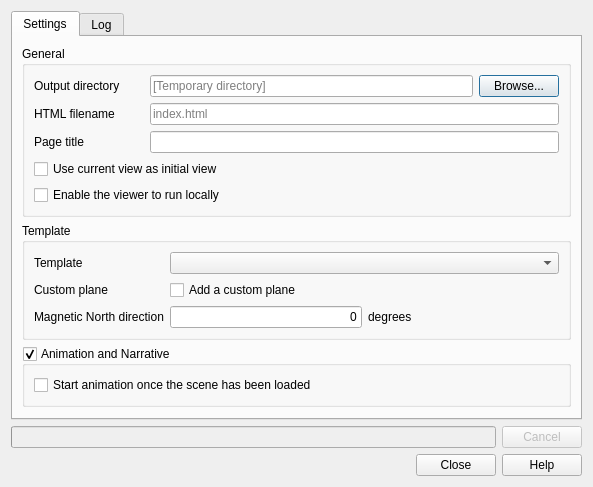
<?xml version="1.0" encoding="UTF-8"?>
<ui version="4.0">
 <class>ExportToWebDialog</class>
 <widget class="QDialog" name="ExportToWebDialog">
  <property name="geometry">
   <rect>
    <x>0</x>
    <y>0</y>
    <width>593</width>
    <height>441</height>
   </rect>
  </property>
  <property name="windowTitle">
   <string>Export to Web</string>
  </property>
  <layout class="QGridLayout" name="gridLayout_4">
   <item row="0" column="0" colspan="2">
    <widget class="QTabWidget" name="tabWidget">
     <property name="currentIndex">
      <number>0</number>
     </property>
     <widget class="QWidget" name="tabSettings">
      <attribute name="title">
       <string>Settings</string>
      </attribute>
      <layout class="QVBoxLayout" name="verticalLayout_3">
       <item>
        <widget class="QGroupBox" name="groupBox_General">
         <property name="title">
          <string>General</string>
         </property>
         <layout class="QGridLayout" name="gridLayout_3">
          <item row="0" column="2">
           <widget class="QPushButton" name="pushButton_Browse">
            <property name="text">
             <string>Browse...</string>
            </property>
           </widget>
          </item>
          <item row="0" column="1">
           <widget class="QLineEdit" name="lineEdit_OutputDir">
            <property name="toolTip">
             <string>Leave this empty to export files to temporary directory.</string>
            </property>
            <property name="placeholderText">
             <string>[Temporary directory]</string>
            </property>
           </widget>
          </item>
          <item row="1" column="0">
           <widget class="QLabel" name="label_3">
            <property name="text">
             <string>HTML filename</string>
            </property>
           </widget>
          </item>
          <item row="0" column="0">
           <widget class="QLabel" name="label_2">
            <property name="minimumSize">
             <size>
              <width>110</width>
              <height>0</height>
             </size>
            </property>
            <property name="text">
             <string>Output directory</string>
            </property>
           </widget>
          </item>
          <item row="1" column="1" colspan="2">
           <widget class="QLineEdit" name="lineEdit_Filename">
            <property name="placeholderText">
             <string>index.html</string>
            </property>
           </widget>
          </item>
          <item row="2" column="0">
           <widget class="QLabel" name="label_4">
            <property name="text">
             <string>Page title</string>
            </property>
           </widget>
          </item>
          <item row="2" column="1" colspan="2">
           <widget class="QLineEdit" name="lineEdit_Title"/>
          </item>
          <item row="3" column="0" colspan="3">
           <widget class="QCheckBox" name="checkBox_UseCurrentView">
            <property name="text">
             <string>Use current view as initial view</string>
            </property>
           </widget>
          </item>
          <item row="4" column="0" colspan="3">
           <widget class="QCheckBox" name="checkBox_LocalMode">
            <property name="text">
             <string>Enable the viewer to run locally</string>
            </property>
           </widget>
          </item>
         </layout>
        </widget>
       </item>
       <item>
        <widget class="QGroupBox" name="groupBox_Template">
         <property name="title">
          <string>Template</string>
         </property>
         <layout class="QGridLayout" name="gridLayout_2" columnstretch="0,1,1">
          <item row="2" column="2">
           <widget class="QLabel" name="label_MND2">
            <property name="text">
             <string>degrees</string>
            </property>
           </widget>
          </item>
          <item row="0" column="1" colspan="2">
           <widget class="QComboBox" name="comboBox_Template">
            <property name="sizePolicy">
             <sizepolicy hsizetype="Expanding" vsizetype="Fixed">
              <horstretch>0</horstretch>
              <verstretch>0</verstretch>
             </sizepolicy>
            </property>
           </widget>
          </item>
          <item row="2" column="0">
           <widget class="QLabel" name="label_MND">
            <property name="text">
             <string>Magnetic North direction</string>
            </property>
            <property name="wordWrap">
             <bool>true</bool>
            </property>
           </widget>
          </item>
          <item row="2" column="1">
           <widget class="QLineEdit" name="lineEdit_MND">
            <property name="maximumSize">
             <size>
              <width>200</width>
              <height>16777215</height>
             </size>
            </property>
            <property name="toolTip">
             <string>Clockwise from up direction of the map, in degrees</string>
            </property>
            <property name="inputMethodHints">
             <set>Qt::ImhPreferNumbers</set>
            </property>
            <property name="text">
             <string>0</string>
            </property>
            <property name="alignment">
             <set>Qt::AlignRight|Qt::AlignTrailing|Qt::AlignVCenter</set>
            </property>
           </widget>
          </item>
          <item row="0" column="0">
           <widget class="QLabel" name="label">
            <property name="minimumSize">
             <size>
              <width>110</width>
              <height>0</height>
             </size>
            </property>
            <property name="text">
             <string>Template</string>
            </property>
           </widget>
          </item>
          <item row="1" column="0">
           <widget class="QLabel" name="label_Plane">
            <property name="text">
             <string>Custom plane</string>
            </property>
           </widget>
          </item>
          <item row="1" column="1" colspan="2">
           <widget class="QCheckBox" name="checkBox_Plane">
            <property name="toolTip">
             <string>Add a horizontal plane that is movable vertically</string>
            </property>
            <property name="text">
             <string>Add a custom plane</string>
            </property>
           </widget>
          </item>
         </layout>
        </widget>
       </item>
       <item>
        <widget class="QGroupBox" name="groupBox_Animation">
         <property name="title">
          <string>Animation and Narrative</string>
         </property>
         <property name="checkable">
          <bool>true</bool>
         </property>
         <property name="checked">
          <bool>true</bool>
         </property>
         <layout class="QGridLayout" name="gridLayout" columnstretch="0,0">
          <item row="0" column="0" colspan="2">
           <widget class="QCheckBox" name="checkBox_StartOnLoad">
            <property name="text">
             <string>Start animation once the scene has been loaded</string>
            </property>
           </widget>
          </item>
         </layout>
        </widget>
       </item>
       <item>
        <spacer name="verticalSpacer">
         <property name="orientation">
          <enum>Qt::Vertical</enum>
         </property>
         <property name="sizeHint" stdset="0">
          <size>
           <width>20</width>
           <height>40</height>
          </size>
         </property>
        </spacer>
       </item>
      </layout>
     </widget>
     <widget class="QWidget" name="tabLog">
      <attribute name="title">
       <string>Log</string>
      </attribute>
      <layout class="QVBoxLayout" name="verticalLayout">
       <item>
        <widget class="QTextBrowser" name="textBrowser"/>
       </item>
      </layout>
     </widget>
    </widget>
   </item>
   <item row="2" column="0" colspan="2">
    <widget class="QDialogButtonBox" name="buttonBox">
     <property name="standardButtons">
      <set>QDialogButtonBox::Close|QDialogButtonBox::Help</set>
     </property>
    </widget>
   </item>
   <item row="1" column="1">
    <widget class="QPushButton" name="pushButton_Cancel">
     <property name="enabled">
      <bool>false</bool>
     </property>
     <property name="text">
      <string>Cancel</string>
     </property>
    </widget>
   </item>
   <item row="1" column="0">
    <widget class="QProgressBar" name="progressBar">
     <property name="enabled">
      <bool>false</bool>
     </property>
     <property name="minimumSize">
      <size>
       <width>400</width>
       <height>0</height>
      </size>
     </property>
     <property name="format">
      <string notr="true">%p%</string>
     </property>
    </widget>
   </item>
  </layout>
 </widget>
 <tabstops>
  <tabstop>tabWidget</tabstop>
  <tabstop>lineEdit_OutputDir</tabstop>
  <tabstop>pushButton_Browse</tabstop>
  <tabstop>lineEdit_Filename</tabstop>
  <tabstop>lineEdit_Title</tabstop>
  <tabstop>checkBox_UseCurrentView</tabstop>
  <tabstop>checkBox_LocalMode</tabstop>
  <tabstop>comboBox_Template</tabstop>
  <tabstop>checkBox_Plane</tabstop>
  <tabstop>lineEdit_MND</tabstop>
  <tabstop>groupBox_Animation</tabstop>
  <tabstop>checkBox_StartOnLoad</tabstop>
  <tabstop>pushButton_Cancel</tabstop>
  <tabstop>textBrowser</tabstop>
 </tabstops>
 <resources/>
 <connections>
  <connection>
   <sender>buttonBox</sender>
   <signal>rejected()</signal>
   <receiver>ExportToWebDialog</receiver>
   <slot>reject()</slot>
   <hints>
    <hint type="sourcelabel">
     <x>296</x>
     <y>420</y>
    </hint>
    <hint type="destinationlabel">
     <x>296</x>
     <y>220</y>
    </hint>
   </hints>
  </connection>
 </connections>
</ui>
